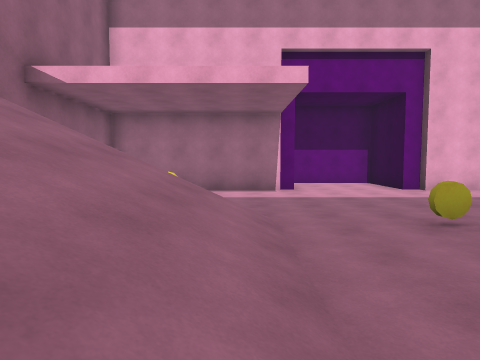
[1] (above)

20 first-person views from a walk through a 3-D level made in the Unity game engine. The camera is 1.3 m above the floor, tilts 4° down and sees 75° across. The floor is counted in squares, 2 m on a side. Each view is taken from the middle of a square. On the plan, view 1 faces up. The plan holds only what a view shows up to about 10 squares ahead; the rest is blank. The place goes on beyond the plan. The player character is not drawn.

[2]
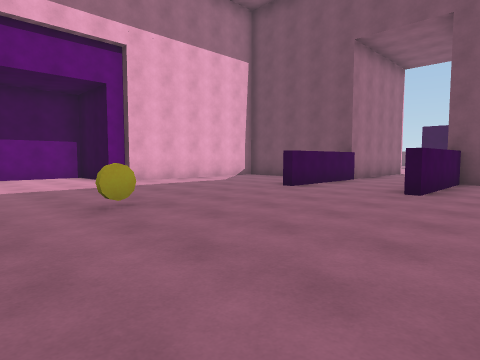

[3]
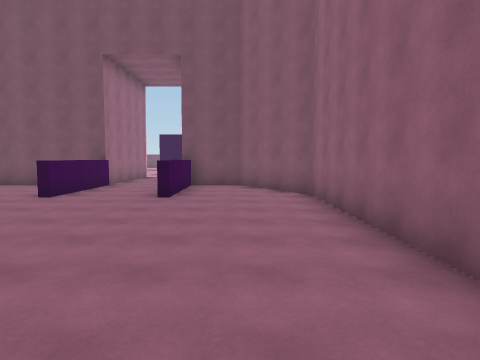

[4]
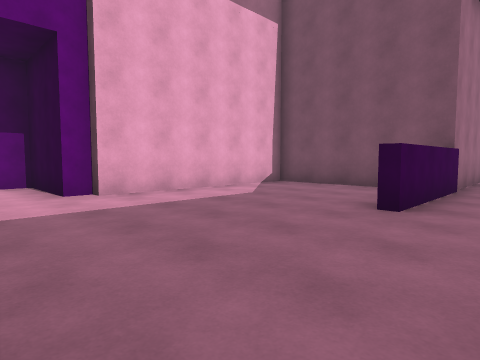

[5]
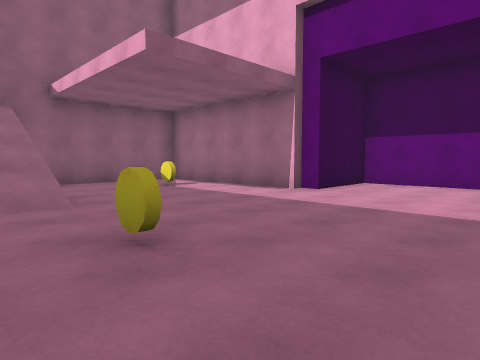

[6]
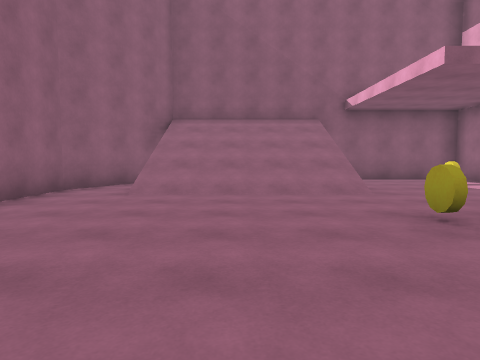

[7]
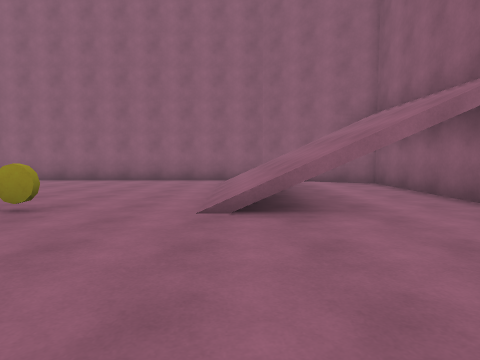

[8]
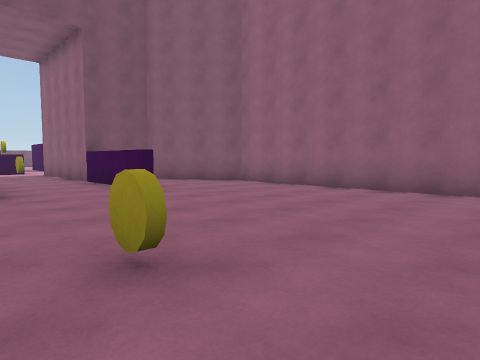

[9]
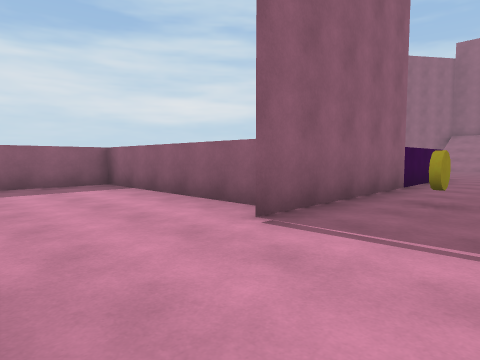

[10]
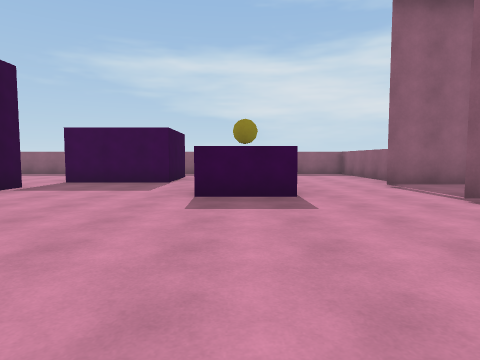

[11]
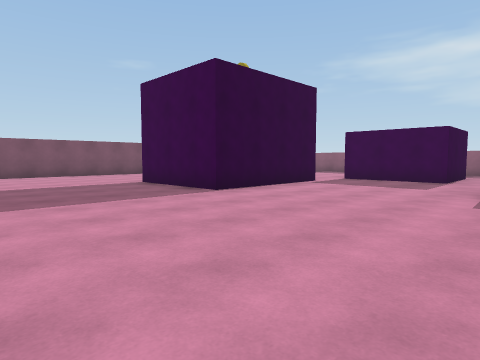

[12]
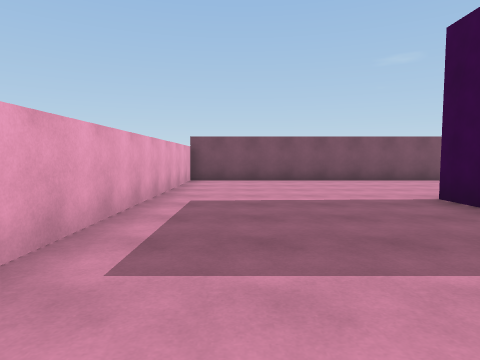

[13]
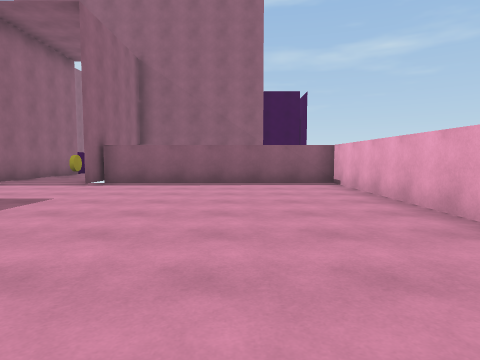

[14]
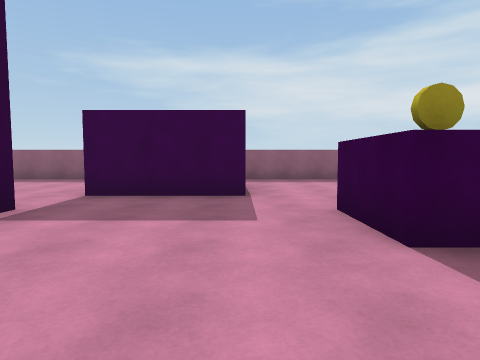

[15]
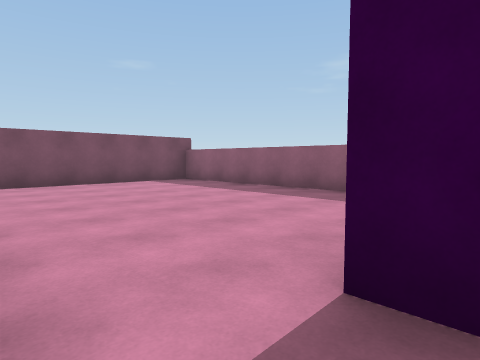

[16]
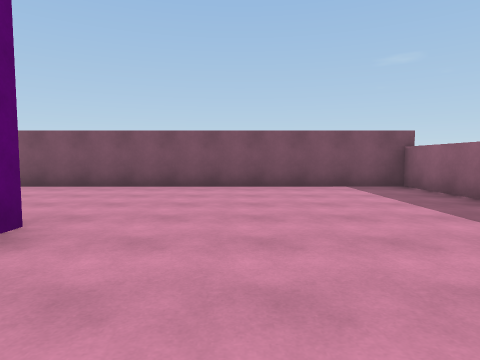

[17]
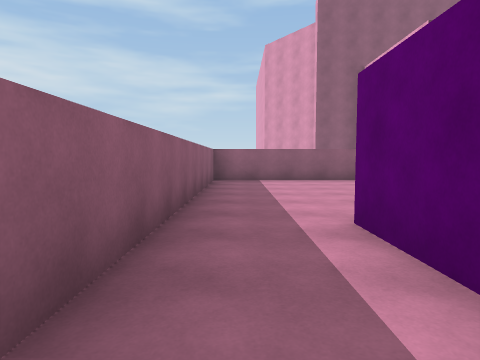

[18]
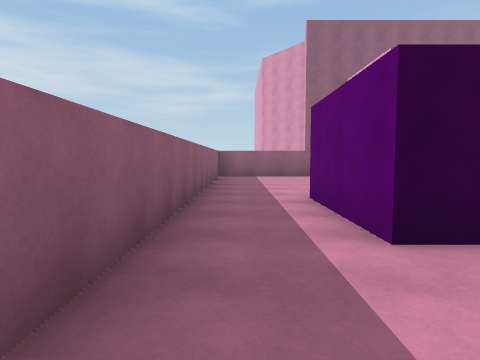

[19]
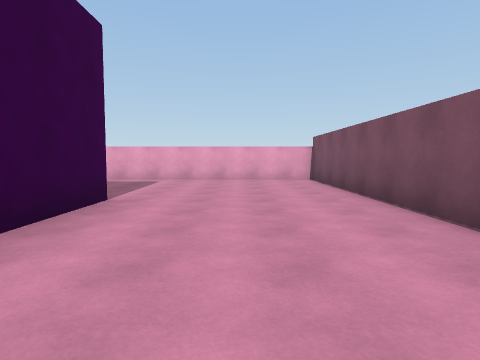

[20]
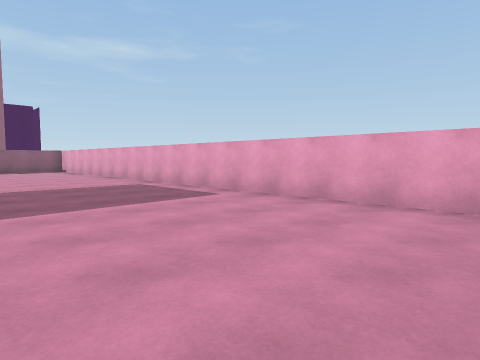

### Floor plan
Key: @ floor where view 1 was taken; # wall or solid block; . floor; / step, stairs or slope.
Columns run from 4 left of view 1 to 31 right of it. Each row starts with its distance up from view 1.
 11      #####       ###################
 10      #...#       #.................#
  9 ######...####### #.................#
  8 #..............# #.................#
  7 #.#............# #.................#
  6 #..............# #.................#
  5 #..........########........####....#
  4 #.///..#...................#  #....#
  3 #.///...........#....##....# ##....#
  2 #.///.......####.##.. #....###.....#
  1 #.///..........# #.................#
  0 #./ @.........## #......###........#
 -1 ###..........##  #......###........#
 -2   ############   #.................#
 -3                  #.................#
 -4                  ###################

Positions as (right, up) in squares from view 1, and headings:
1: (0, 0), facing up
2: (1, 0), facing up-right
3: (0, 0), facing right
4: (3, 3), facing up-right
5: (5, 3), facing up-left
6: (6, 2), facing left
7: (0, 8), facing down
8: (1, 5), facing down-right
9: (17, 4), facing down-left
10: (18, 9), facing down
11: (18, 10), facing down-right
12: (21, 9), facing right
13: (22, 8), facing left
14: (20, 6), facing down
15: (22, 2), facing down-right
16: (23, 0), facing right
17: (23, -3), facing left
18: (25, -3), facing left
19: (28, 1), facing up
20: (30, 6), facing up-left
